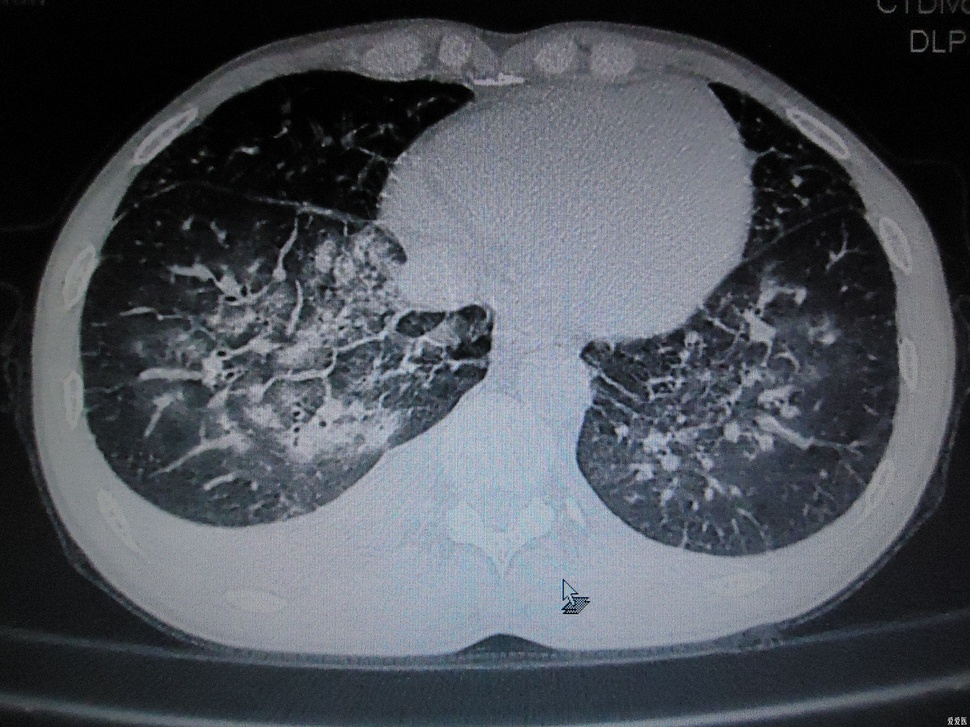
#> input picture Python实现的小课题/图像锐化滤波器/ct.jpg, 970 x 727 px, shrunk from 1660 x 1245 before the run
$ python -i dip2_functions.py   (imports and definitions only)
#> lines starting #> are read from the running program, lines starting #| are printed output that depends on the picture; after the words box and inside, x2 and y2 are one past the last pixel; in counts of white or black regions, pixels touching at a corner belong together
import cv2
import numpy as np


def BTWSHighPass(sourceimage):
    """巴特沃斯高通滤波器，处理单通道图像"""
    height = sourceimage.shape[0]
    width = sourceimage.shape[1]

    # 频谱
    fftres = np.fft.fftshift(np.fft.fft2(sourceimage))

    # 巴特沃斯截止频率与阶数
    wc = 90
    N = 4
    # 巴特沃斯滤波器
    BTWSFilter = np.zeros((height, width))

    for i in range(height):
        for j in range(width):
            d = ((i - height // 2) ** 2 + (j - width // 2) ** 2) ** 0.5
            # 巴特沃斯高通
            if d == 0:
                BTWSFilter[i][j] = 0
            else:
                BTWSFilter[i][j] = (1 / (1 + (wc / d) ** (2 * N))) ** 0.5

    filterres = fftres * BTWSFilter

    # 滤波结果图像
    return (np.abs(np.fft.ifft2(np.fft.ifftshift(filterres)))).astype(np.uint8)


def ImageProcessing(btwsimage):
    """对巴特沃斯滤波结果进行一定的后处理，使边缘更清晰"""
    # 二值化阈值
    k = 9
    for i in range(btwsimage.shape[0]):
        for j in range(btwsimage.shape[1]):
            if btwsimage[i][j] <= k:
                btwsimage[i][j] = 0
            else:
                btwsimage[i][j] = 255

    # 对图像做形态学运算
    # 先闭运算使破碎对象连接起来
    kernel = cv2.getStructuringElement(cv2.MORPH_RECT, (3, 3))
    closedimage = cv2.morphologyEx(btwsimage, cv2.MORPH_CLOSE, kernel)
    # 再开运算消除噪点
    openedimage = cv2.morphologyEx(closedimage, cv2.MORPH_OPEN, kernel)

    return btwsimage, openedimage


def ColorImageBorder(path, color=True):
    """彩色图像边缘检测，拆分三个通道分别处理"""
#> called with path = 'ct.jpg', color = True
    colorimage = cv2.imread(path)
#> colorimage is the input picture: shape (727, 970, 3); mean B, G, R 89.4, 82, 77.6
    # 判断处理彩色图像还是灰度图像
    if color:
        colorimage = cv2.cvtColor(colorimage, cv2.COLOR_BGR2RGB)
    else:
        colorimage = cv2.cvtColor(colorimage, cv2.COLOR_BGR2GRAY)

    btimage = colorimage.copy()
    tni = colorimage.copy()
    xtxi = colorimage.copy()
    # 分通道处理
    if color:
        for d in range(3):
            btimage[:, :, d] = BTWSHighPass(colorimage[:, :, d])
            btcopy = btimage[:, :, d].copy()
            tni[:, :, d], xtxi[:, :, d] = ImageProcessing(btcopy)
#> this loop made 3 passes
#> pass 1, in ColorImageBorder, `btcopy = btimage[:, :, d].copy()`:
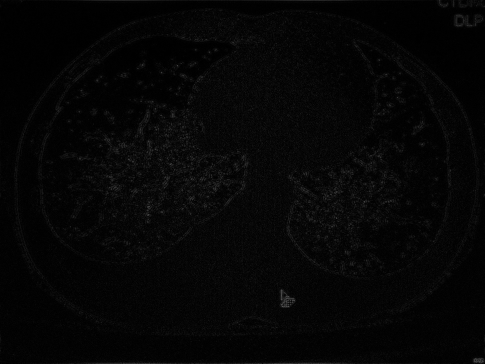
#> btcopy: shape (727, 970) (shown at 1/2 size); min 0, max 132, mean 5.5
#> pass 1, in ImageProcessing, `closedimage = cv2.morphologyEx(btwsimage, cv2.MORPH_CLOSE, kernel)`:
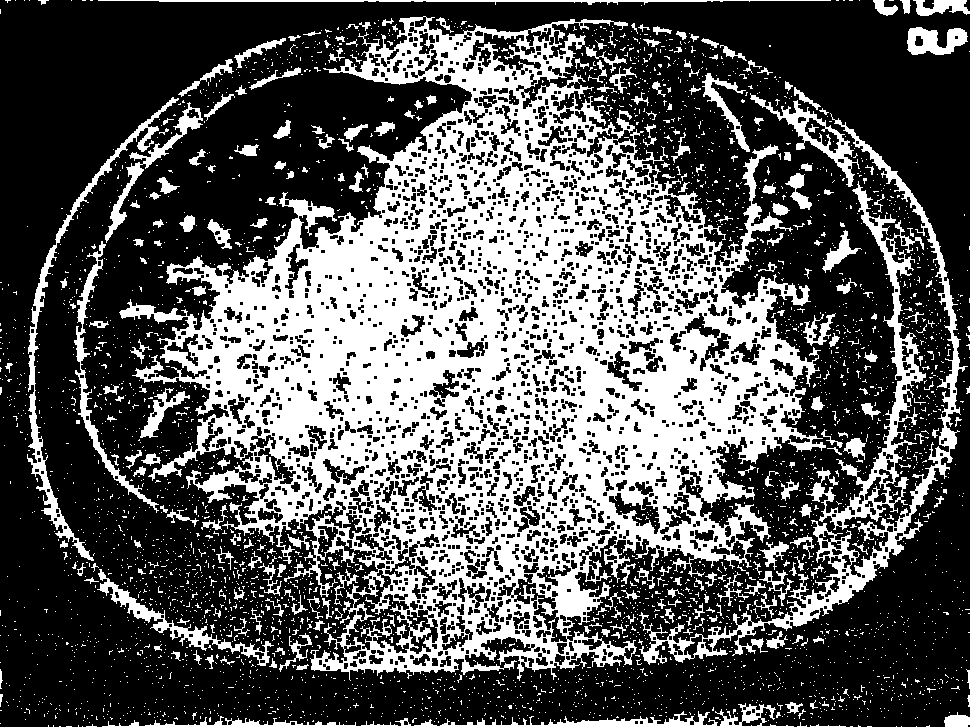
#> closedimage: shape (727, 970); 35.1% white; 3845 white regions (3570 under 20 px), largest, box (x1, y1, x2, y2) and area: (119, 16, 826, 681) 186621, (639, 113, 968, 665) 9545, (806, 181, 926, 530) 5879
#> pass 1, in ImageProcessing, `openedimage = cv2.morphologyEx(closedimage, cv2.MORPH_OPEN, kernel)`:
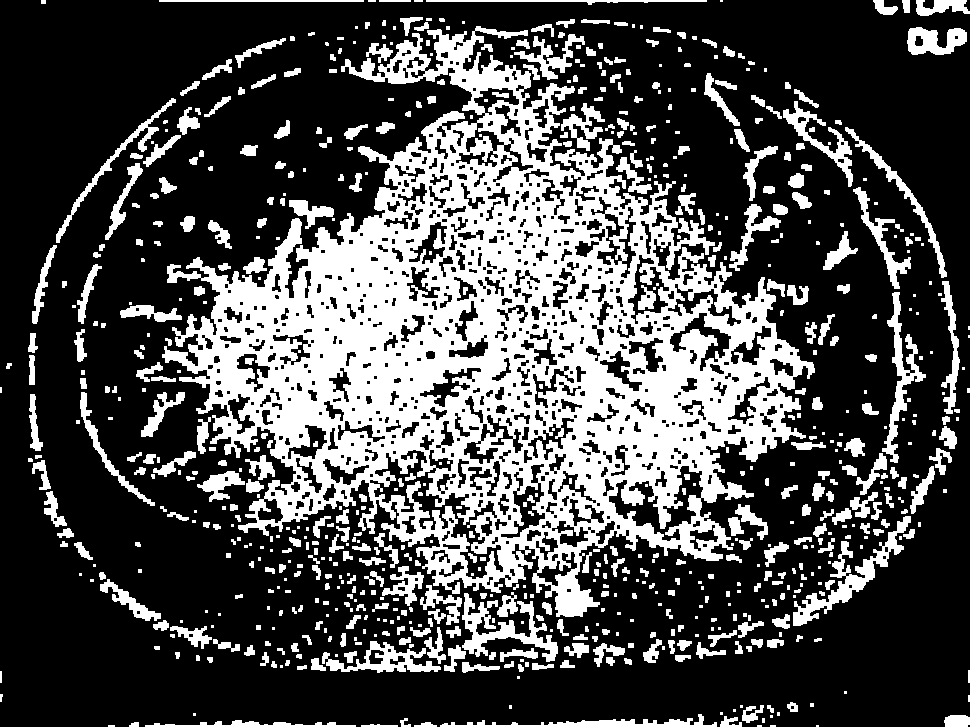
#> openedimage: shape (727, 970); 30.5% white; 755 white regions (292 under 20 px), largest, box (x1, y1, x2, y2) and area: (162, 26, 815, 617) 148714, (793, 516, 911, 626) 2470, (462, 593, 558, 662) 2166
#> after the loop:
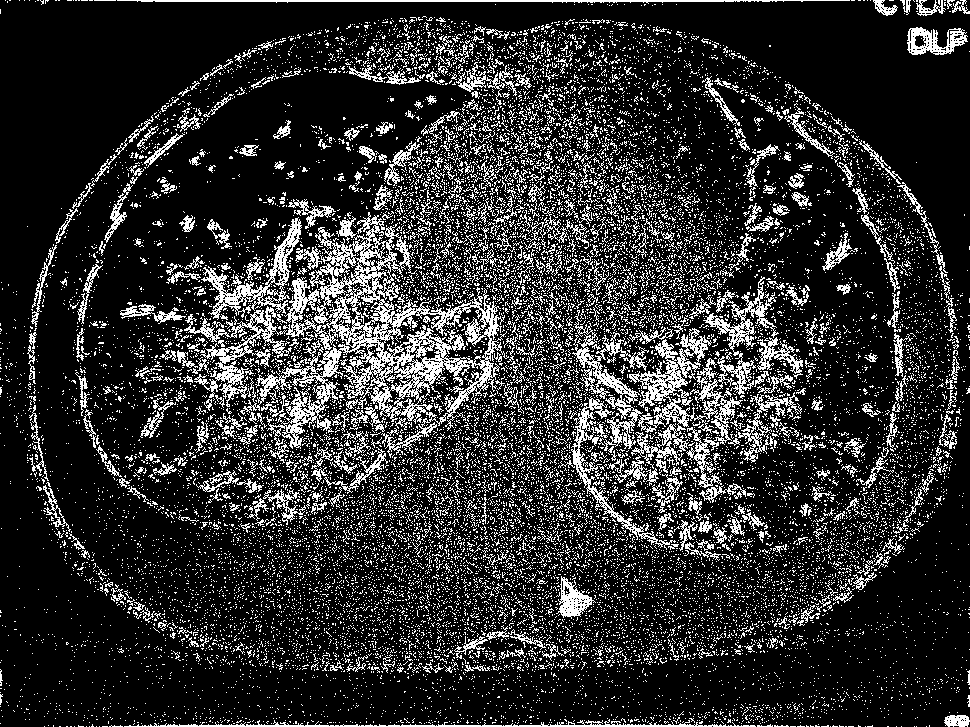
#> btcopy: shape (727, 970); 18% white in thin lines or dots
#> after the loop:
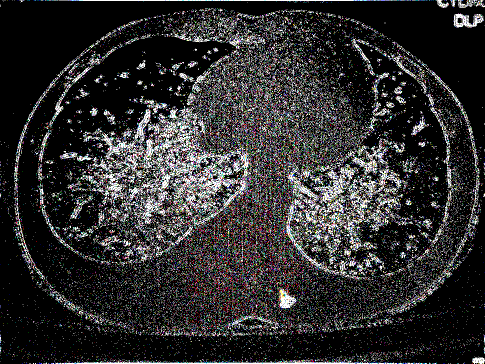
#> tni: shape (727, 970, 3) (shown at 1/2 size); mean R, G, B 46.5, 45.6, 45.9
#> after the loop:
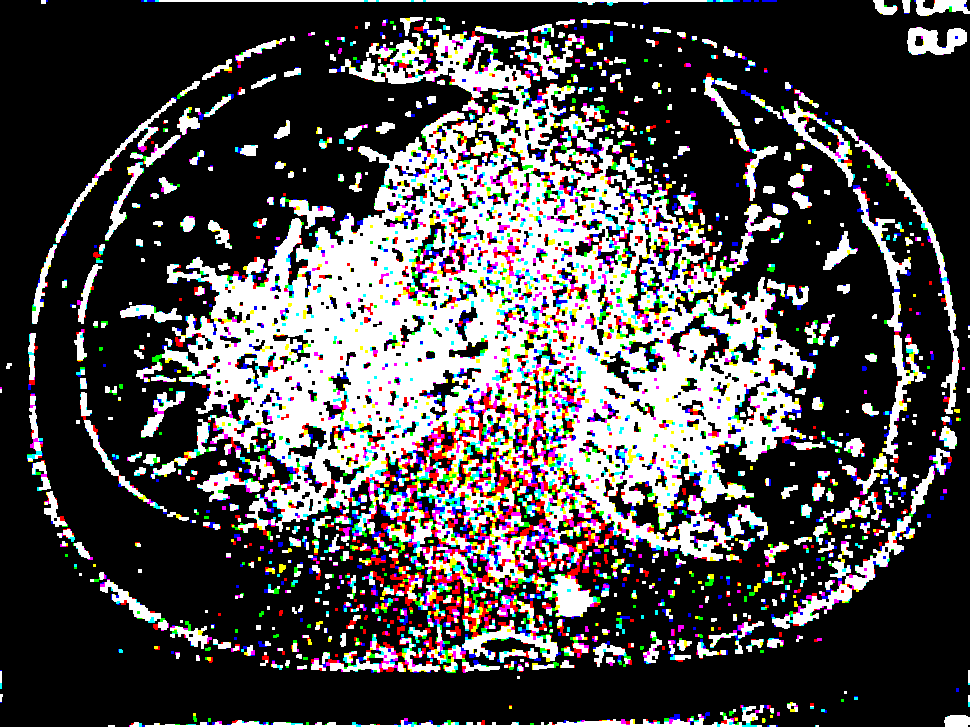
#> xtxi: shape (727, 970, 3); mean R, G, B 77.7, 74.7, 75.6
    else:
        btimage = BTWSHighPass(colorimage)
        btcopy = btimage.copy()
        tni, xtxi = ImageProcessing(btcopy)
    return colorimage, btimage, tni, xtxi

>>> result = ColorImageBorder('ct.jpg')

$ run again, on Python实现的小课题/图像锐化滤波器/cc.png
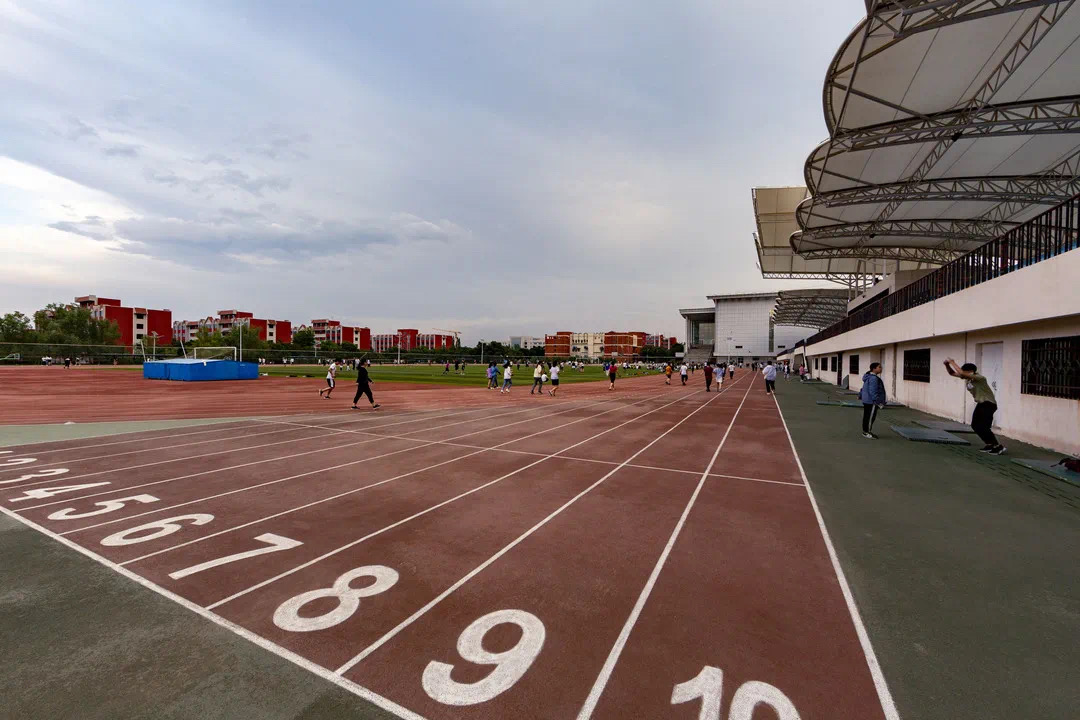
#> input picture Python实现的小课题/图像锐化滤波器/cc.png, 1080 x 720 px
#> in ColorImageBorder, colorimage is the input picture: shape (720, 1080, 3); mean B, G, R 120, 121.7, 134.1
#> the loop in ColorImageBorder, `for d in range(3):` made 3 passes
#> pass 1, in ImageProcessing, `closedimage = cv2.morphologyEx(btwsimage, cv2.MORPH_CLOSE, kernel)`:
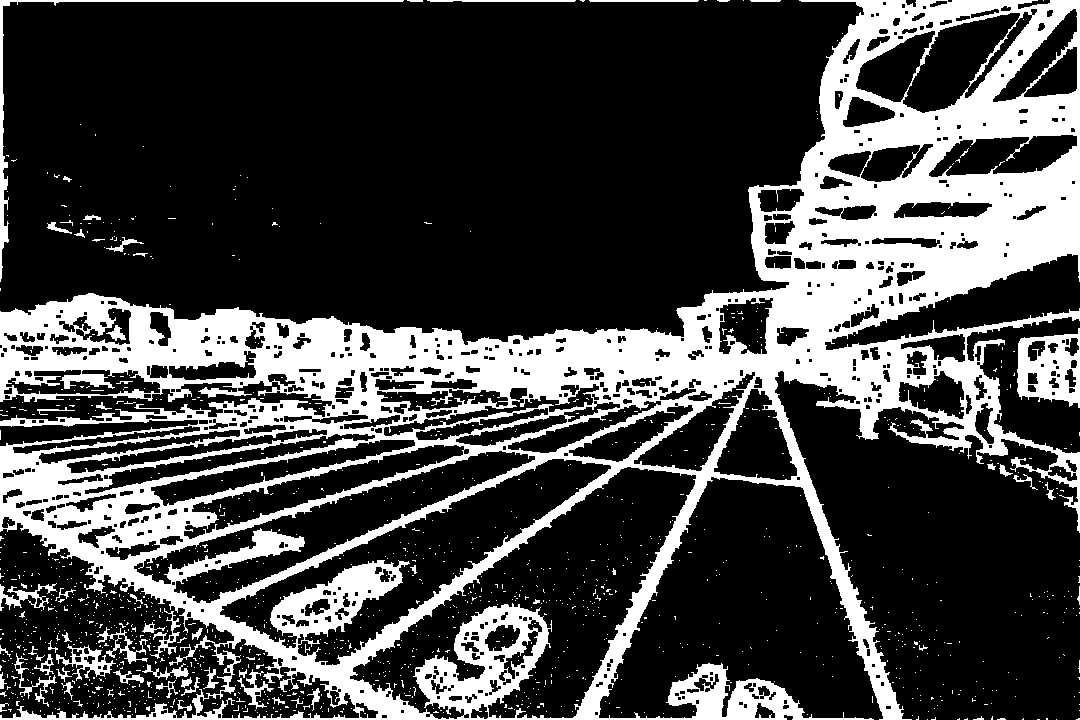
#> closedimage: shape (720, 1080); 26.8% white; 1298 white regions (1236 under 20 px), largest, box (x1, y1, x2, y2) and area: (0, 0, 1080, 720) 194151, (1017, 328, 1080, 408) 3032, (0, 0, 404, 282) 1940
#> after the loop in ColorImageBorder, `for d in range(3):`:
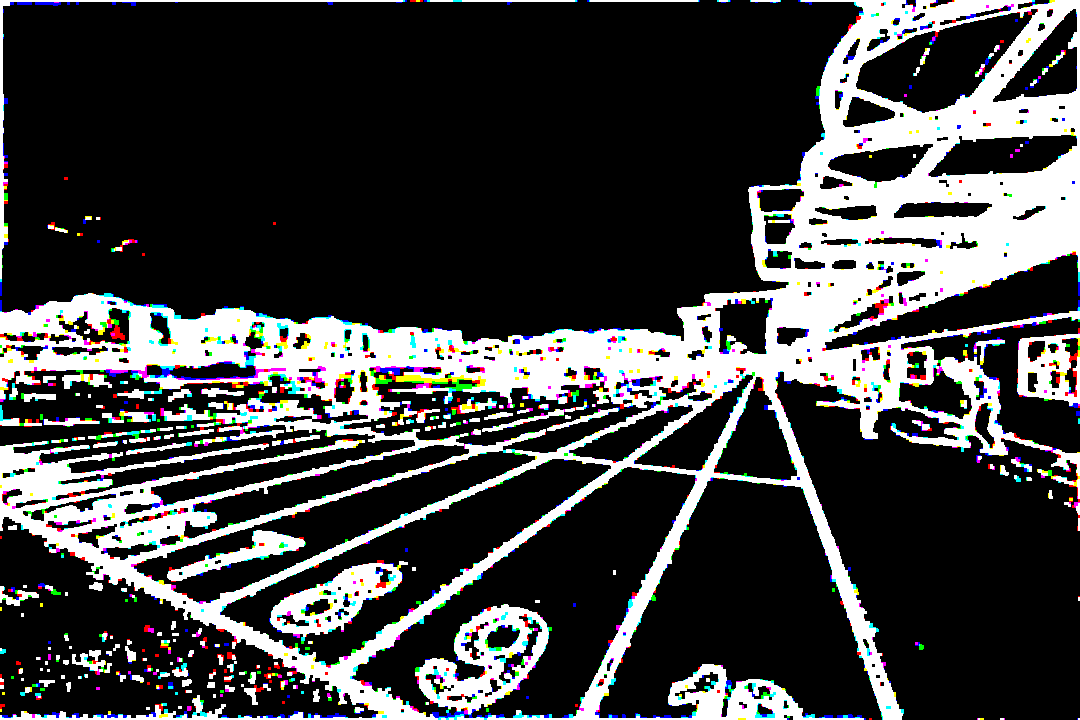
#> xtxi: shape (720, 1080, 3); mean R, G, B 64.4, 64.7, 65.1

$ run again, on Python实现的小课题/图像锐化滤波器/ej.png
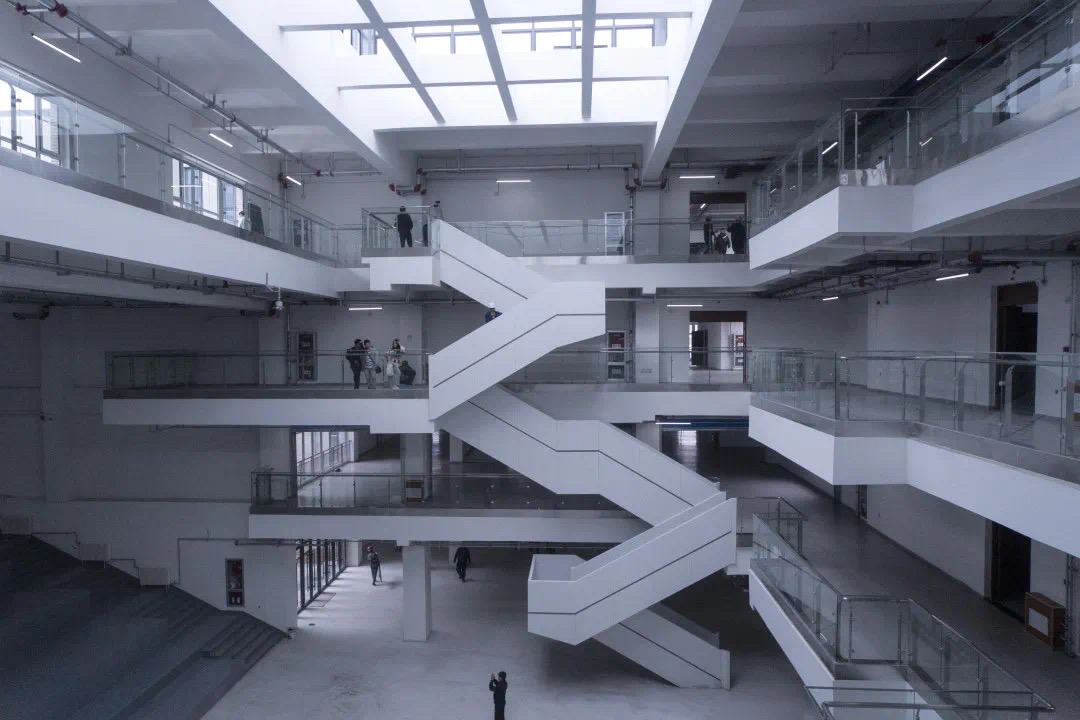
#> input picture Python实现的小课题/图像锐化滤波器/ej.png, 1080 x 720 px
#> in ColorImageBorder, colorimage is the input picture: shape (720, 1080, 3); mean B, G, R 122, 106.9, 102.3
#> the loop in ColorImageBorder, `for d in range(3):` made 3 passes
#> pass 1, in ImageProcessing, `closedimage = cv2.morphologyEx(btwsimage, cv2.MORPH_CLOSE, kernel)`:
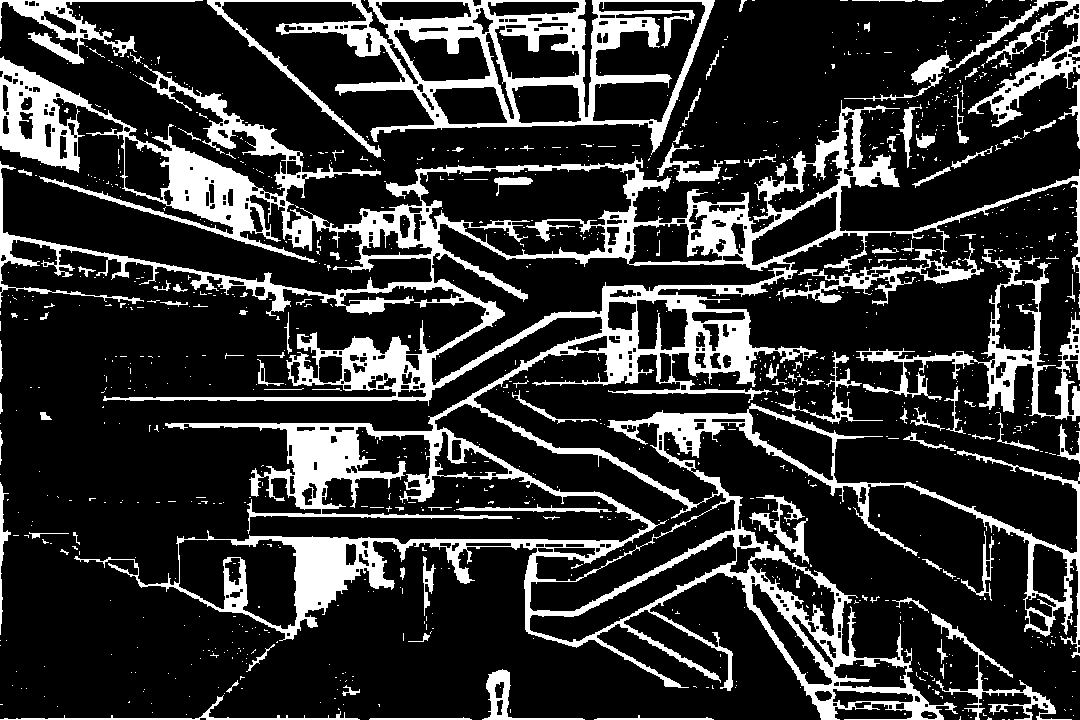
#> closedimage: shape (720, 1080); 19.6% white; 1141 white regions (1027 under 20 px), largest, box (x1, y1, x2, y2) and area: (0, 56, 1080, 720) 103148, (207, 0, 715, 158) 18315, (856, 249, 1080, 421) 5860
#> after the loop in ColorImageBorder, `for d in range(3):`:
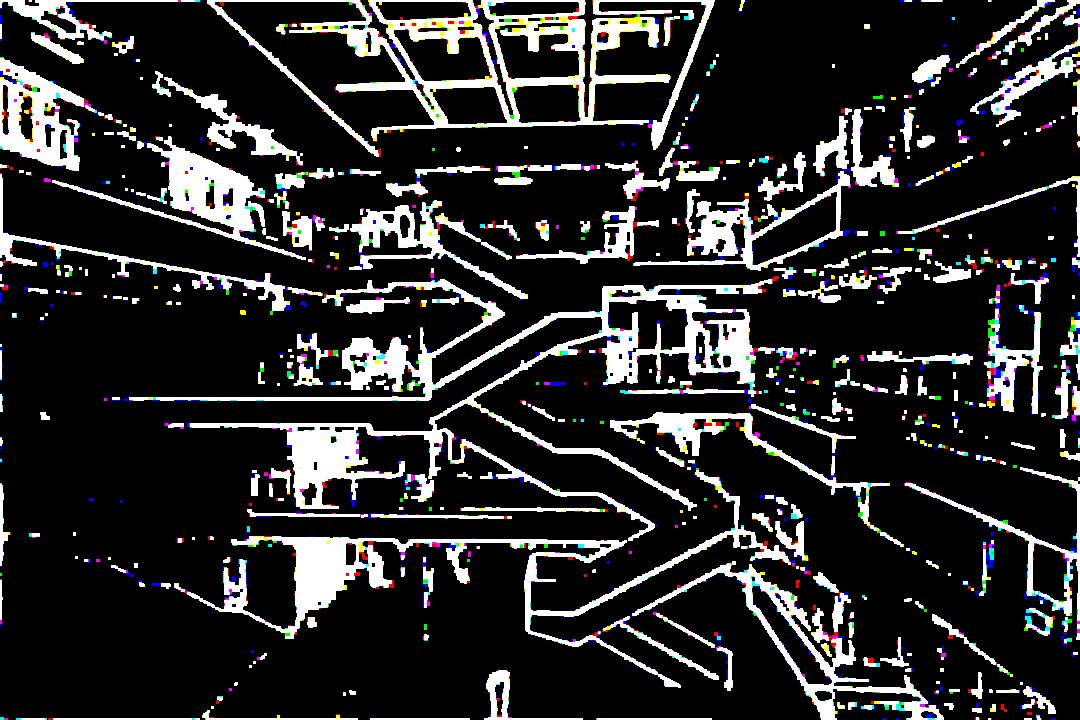
#> xtxi: shape (720, 1080, 3); mean R, G, B 44.7, 44.5, 44.7
